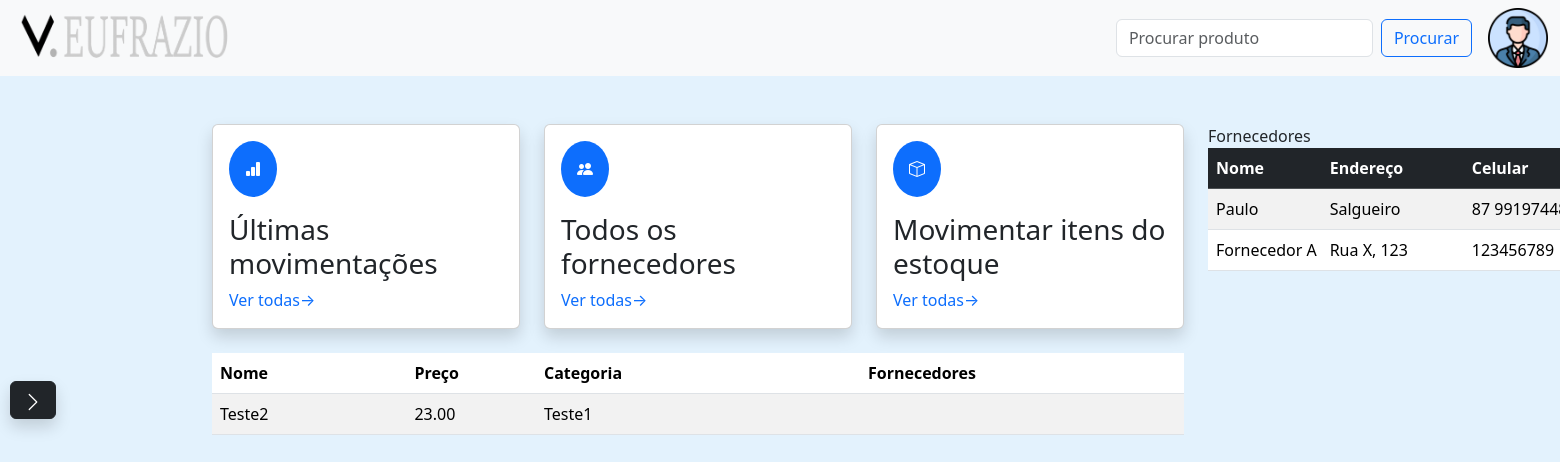
Page / (signed in) on the earlier database version.
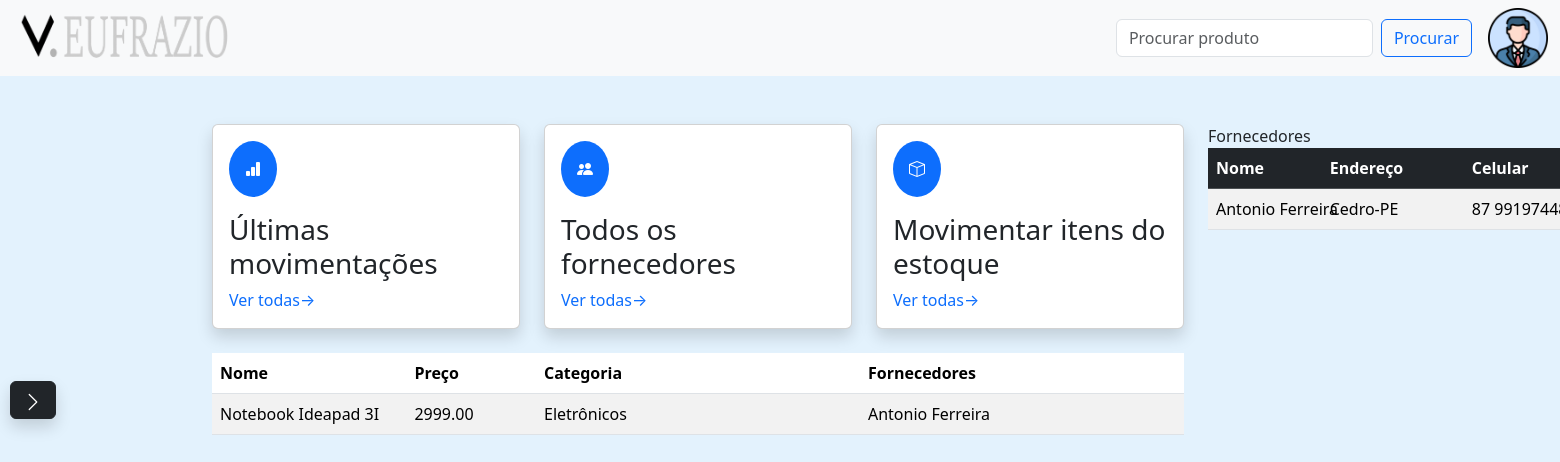
Same page on the later database version.
### estoque/models.py (models this page shows, shortened)
class Produto(models.Model):
    id_produto = models.AutoField(primary_key=True)
    nome = models.CharField(max_length=100)
    quantidade = models.IntegerField()
    preco = models.DecimalField(max_digits=10, decimal_places=2)
    categoria = models.ForeignKey(
        'estoque.Categoria',
        on_delete=models.CASCADE,
        null=True,
        blank=True
    )
    descricao = models.TextField(default="")
    fornecedores = models.ManyToManyField('estoque.Fornecedor', related_name="produtos")

class Categoria(models.Model):
    id_categoria = models.AutoField(primary_key=True)
    nome = models.CharField(max_length=250)
    descricao = models.CharField(max_length=255)

class Fornecedor(models.Model):
    id = models.AutoField(primary_key=True)
    nome = models.CharField(max_length=100)
    telefone = models.CharField(max_length=15)
    email = models.EmailField(max_length=255)
    endereco = models.CharField(max_length=200)

### estoque/views.py (the view)
# urls.py: path('', views.index, name='index'),
@login_required(login_url="/login/")
def index(request):
    produtos = Produto.objects.all()
    fornecedores = Fornecedor.objects.all()
    return render(request, 'index.html', {'produtos': produtos, 'fornecedores': fornecedores})

### estoque/templates/index.html (shortened to what the changed rows need)
<!DOCTYPE html>
<html lang="pt-br">
<head>
    <link href="https://cdn.jsdelivr.net/npm/bootstrap@5.3.3/dist/css/bootstrap.min.css" rel="stylesheet"
>
    {% load static %}
    <link rel="stylesheet" href="{% static 'estilizacao/style_index.css' %}">
    <link rel="stylesheet"
        href="https://cdnjs.cloudflare.com/ajax/libs/bootstrap-icons/1.10.5/font/bootstrap-icons.min.css">
</head>
<body>
    <div class="container my-5" style="margin: 0px 200px;">
        <div class="d-flex">
            <div class="col-md-9">
                <table class="table table-striped mt-4" style="table-layout: fixed;">
                    <thead>
                        <tr>
                            <th style="width: 30%;">Nome</th>
                            <th style="width: 20%;">Preço</th>
                            <th style="width: 50%;">Categoria</th>
                            <th style="width: 50%;">Fornecedores</th>
                        </tr>
                    </thead>
                    <tbody>
                        {% for produto in produtos %}
                        <tr>
                            <td>{{ produto.nome }}</td>
                            <td>{{ produto.preco }}</td>
                            <td>{{ produto.categoria.nome }}</td>
                            <td>
                                {% for fornecedor in produto.fornecedores.all %}
                                    {{ fornecedor.nome }}{% if not forloop.last %}, {% endif %}
                                {% endfor %}
                            </td>
                        </tr>
                        {% empty %}
                        <tr>
                            <td colspan="4" class="text-center">Nenhum produto encontrado.</td>
                        </tr>
                        {% endfor %}
                    </tbody>
                </table>
            </div>
            <div class="col-md-5 ms-4">
                <table class="table table-striped table-hover align-middle" style="table-layout: fixed; word-wrap: break-word;">
                    <thead class="table-dark">
                        <tr>
                            <th style="width: 20%;">Nome</th>
                            <th style="width: 25%;">Endereço</th>
                            <th style="width: 20%;">Celular</th>
                        </tr>
                    </thead>
                    <tbody>
                        {% for fornecedor in fornecedores %}
                        <tr>
                            <td>{{ fornecedor.nome }}</td>
                            <td>{{ fornecedor.endereco }}</td>
                            <td>{{ fornecedor.telefone }}</td>
                        </tr>
                        {% empty %}
                        <tr>
                            <td colspan="4" class="text-center">Nenhum fornecedor encontrado.</td>
                        </tr>
                        {% endfor %}
                    </tbody>
                </table>
            </div>
        </div>
    </div>
</body>
</html>

Differences in the rows shown:
removed Produto: nome "Teste2", preco "23.00", categoria.nome "Teste1"
removed Fornecedor: nome "Fornecedor A", endereco "Rua X, 123", telefone "123456789"
added Produto: nome "Notebook Ideapad 3I", preco "2999.00", categoria.nome "Eletrônicos", Fornecedor (nome "Antonio Ferreira")
changed Fornecedor: nome "Paulo" → "Antonio Ferreira"; endereco "Salgueiro" → "Cedro-PE"
